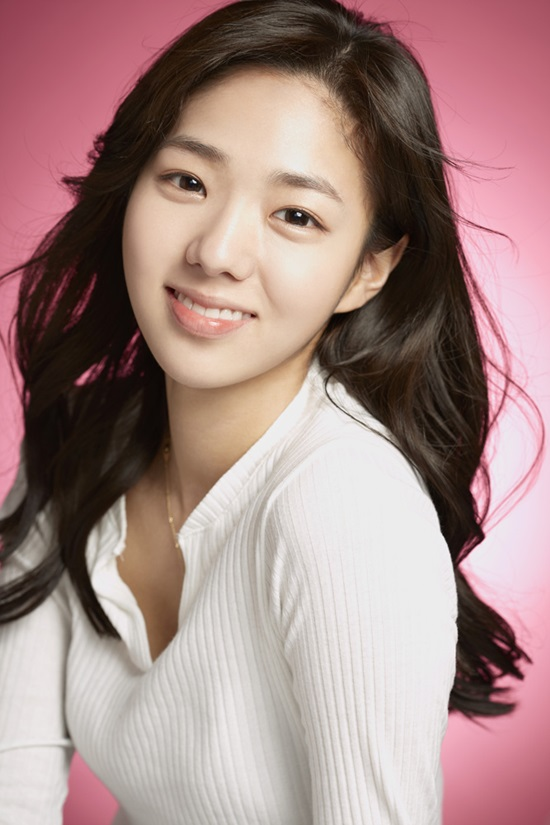
#> input picture opencv_example/01.Image/my_input.jpg, 550 x 825 px, found by its file name
$ python 03_image_answer.py
#> lines starting #> are read from the running program, lines starting #| are printed output that depends on the picture
import numpy as np
import cv2

# 이미지 파일을 Read
img = cv2.imread("my_input.jpg")
#> img is the input picture: shape (825, 550, 3); mean B, G, R 133.9, 136.6, 165.2

# Crop 300x400 from original image from (100, 50)=(x,y)
cropped = img[50:450, 100:400]
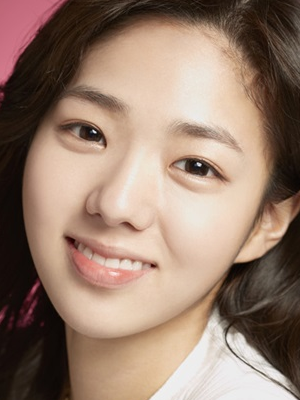
#> cropped: shape (400, 300, 3); mean B, G, R 109.9, 125.6, 150.5

# Resize cropped image from 300x400 to 400x200
resized = cv2.resize(cropped, (400,200))
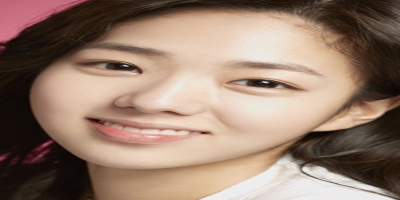
#> resized: shape (200, 400, 3); mean B, G, R 109.9, 125.6, 150.5

# 1.5배 scale up
scale_percent = 150 # percent of original size
width = int(img.shape[1] * scale_percent / 100)
#> width = 825
height = int(img.shape[0] * scale_percent / 100)
#> height = 1237
dim = (width, height)
#> dim = (825, 1237)
scale_up = cv2.resize(img, dim)
rotated = cv2.rotate(img, cv2.ROTATE_90_CLOCKWISE)
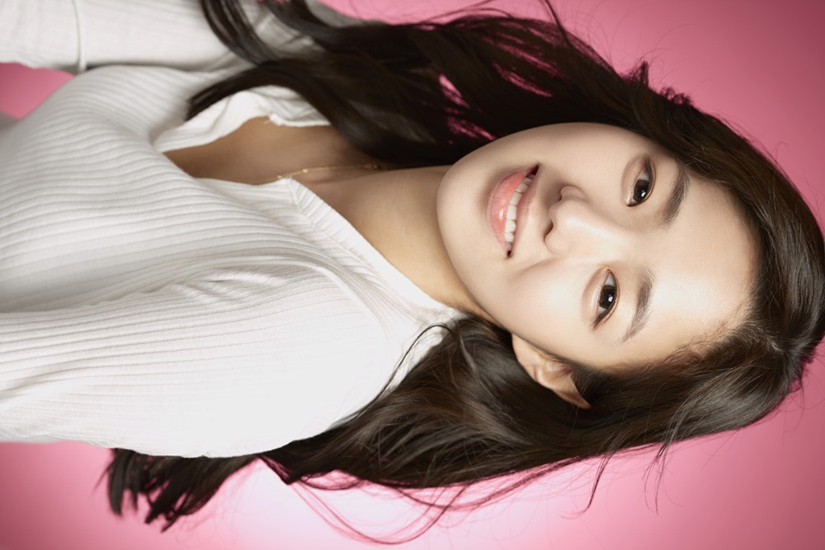
#> rotated: shape (550, 825, 3); mean B, G, R 133.9, 136.6, 165.2

# Display all
cv2.imshow("Original", img)
cv2.imshow("Cropped image", cropped)
cv2.imshow("Resized image", resized)
cv2.imshow("Scale up image", scale_up)
cv2.imshow("Rotated image", rotated)

cv2.waitKey(0)
cv2.destroyAllWindows()

$ run again, with opencv_example/01.Image/bis.jpg copied over opencv_example/01.Image/my_input.jpg
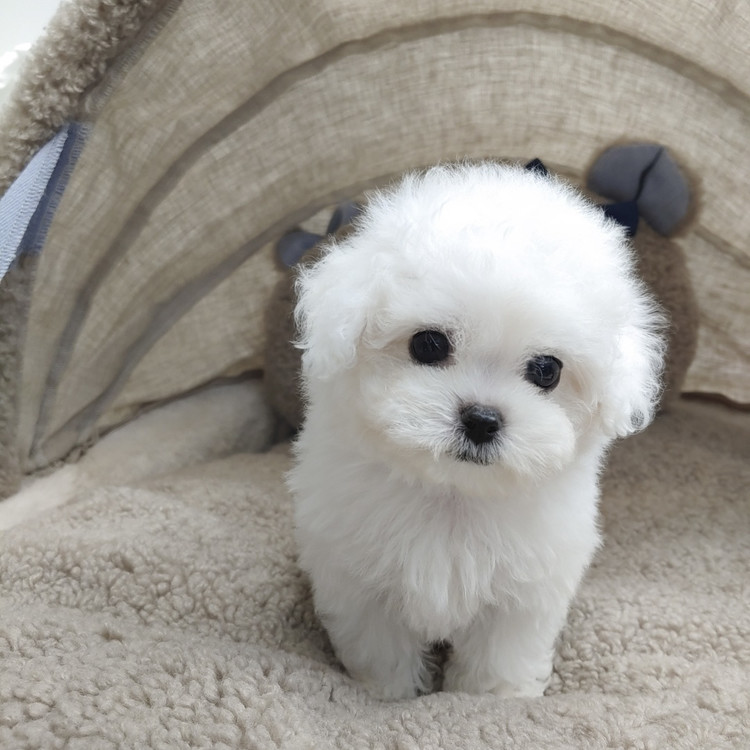
#> input picture opencv_example/01.Image/bis.jpg, 750 x 750 px, found by its file name
#> img is the input picture: shape (750, 750, 3); mean B, G, R 144.3, 151.5, 155.6
#> `resized = cv2.resize(cropped, (400,200))`:
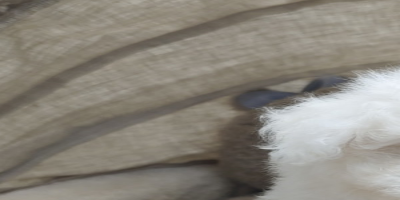
#> resized: shape (200, 400, 3); mean B, G, R 125.1, 134.4, 139.1
#> `rotated = cv2.rotate(img, cv2.ROTATE_90_CLOCKWISE)`:
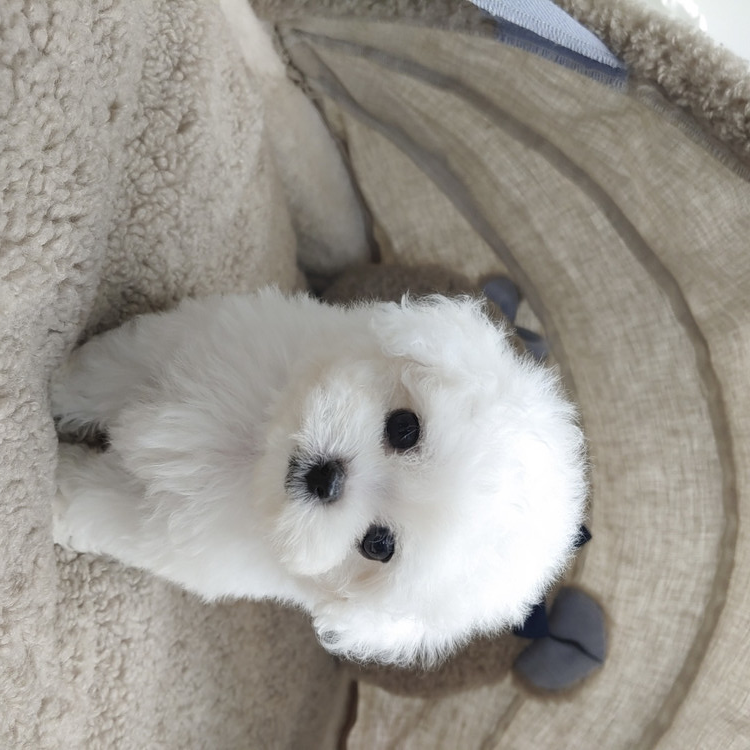
#> rotated: shape (750, 750, 3); mean B, G, R 144.3, 151.5, 155.6
